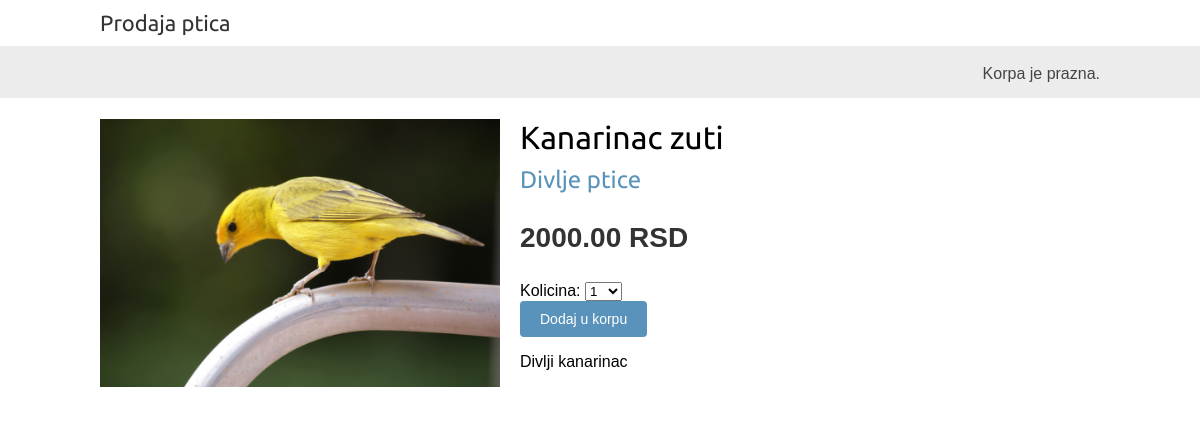
The app's page /4/kanarinac-zuti/ with its own data.
### SalonPtica/models.py (models this page shows, shortened)
class Ptica(models.Model):
    segment = models.ForeignKey(Segment, related_name='ptice', on_delete=models.CASCADE)
    naziv = models.CharField(max_length=200, db_index=True)
    slug = models.SlugField(max_length=200, db_index=True)
    slika = models.ImageField(upload_to='ptice/%Y/%m/%d', blank=True)
    opis = models.TextField(blank=True)
    cena = models.DecimalField(max_digits=10, decimal_places=2)
    raspoloziv = models.BooleanField(default=True)
    kreiran = models.DateTimeField(auto_now_add=True)
    azuriran = models.DateTimeField(auto_now=True)
    class Meta:
        ordering = ('naziv',)
        index_together = (('id', 'slug'),)
        verbose_name_plural = 'ptice'

class Segment(models.Model):
    naziv = models.CharField(max_length=200, db_index=True)
    slug = models.SlugField(max_length=200, unique=True)
    class Meta:
        ordering = ('naziv',)
        verbose_name = 'segment'
        verbose_name_plural = 'segmenti'
    def __str__(self):
        return self.naziv
    def ApsolutniURL(self):
        return reverse('SalonPtica:ListaPticaPoSegmentu', args=[self.slug])

### SalonPtica/views.py (the view)
# urls.py: path('<int:id>/<slug:slug>/', views.DetaljiPtica, name='DetaljiPtica'),
def DetaljiPtica(request, id, slug):
    ptica = get_object_or_404(Ptica, id=id, slug=slug, raspoloziv=True)
    korpa = Korpa(request)
    formazadodavanjepticaaukorpu = FormaZaDodavanjePticaUKorpu()
    return render(request,'SalonPtica/ptica/detail.html',
                  {'ptica': ptica, 'formazadodavanjepticaukorpu': formazadodavanjepticaaukorpu, 'korpa': korpa})

### KorpaZaKupovinu/forms.py
class FormaZaDodavanjePticaUKorpu(forms.Form):
    kolicina = forms.TypedChoiceField(choices=IZBOR_BROJA_PTICA, empty_value=1, coerce=int)
    dodati_na_kolicinu = forms.BooleanField(required=False, initial=True, widget=forms.HiddenInput)

### KorpaZaKupovinu/korpa.py (called while the page is built)
    def __len__(self):
        return sum(stavka['kolicina'] for stavka in self.korpa.values())

### SalonPtica/templates/SalonPtica/ptica/detail.html (shortened to what this page needs)
{% extends "SalonPtica/base.html" %}
{% load static %}
{% block content %}
    <div class="product-detail">
        <img src="{% if ptica.slika %}{{ ptica.slika.url }}{% else %}{% static "img\\no_image.png" %}{% endif %}">
        <h1>{{ ptica.naziv }}</h1>
        <h2>
            <a href="{{ ptica.segment.ApsolutniURL }}">{{ ptica.segment }}</a>
        </h2>
        <p class="price">{{ ptica.cena }} RSD</p>
        <form action="{% url "KorpaZaKupovinu:DodajUKorpu" ptica.id %}" method="post">
            {{ formazadodavanjepticaukorpu }}
            <br>
            <input type="submit" value="Dodaj u korpu">
        </form>
        <div style="width:50%;margin-left:41.5%;">
            {{ ptica.opis|linebreaks }}
        </div>
    </div>
{% endblock %}

### SalonPtica/static/css/base.css (style rules this page uses)
body { margin:0; padding:0; font-family:helvetica, sans-serif; }
h1, h2, h3, h4, h5 , h6 { font-family: 'Ubuntu', sans-serif; font-weight:normal; }
a { text-decoration:none; color:#5993bb; }
a.button, input[type="submit"] { color:#fff; background:#5993bb; border-radius:4px; padding:10px 20px; font-size:14px; border:0; }
.product-detail { text-align:justify; }
.product-detail .price { color:#333; font-size:28px; font-weight:bold; }
.product-detail img { width:40%; float:left; padding:0 20px 20px 0; }
.product-detail h1 { margin-bottom:0; }
.product-detail h2 { margin-top:10px; }

### records on screen
Ptica: slika (picture), naziv "Kanarinac zuti", segment "Divlje ptice", cena "2000.00", opis "Divlji kanarinac"
